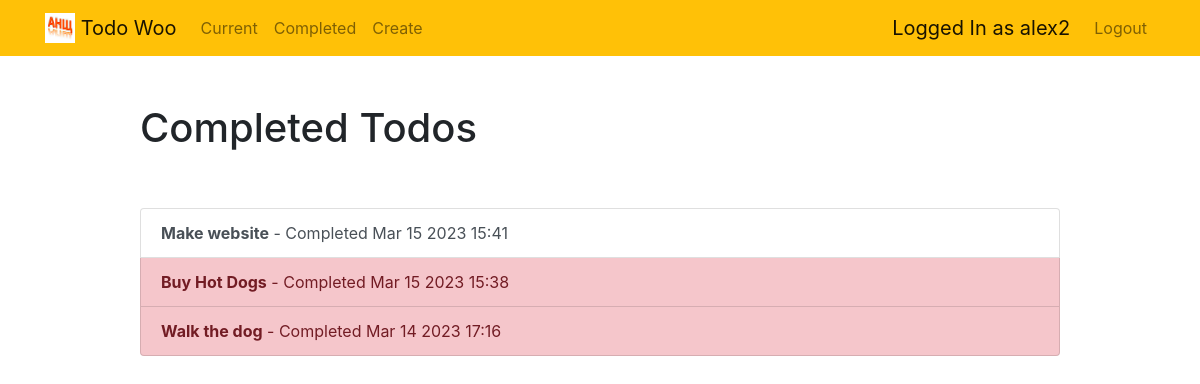
The app's page /completed/ (signed in), older data.
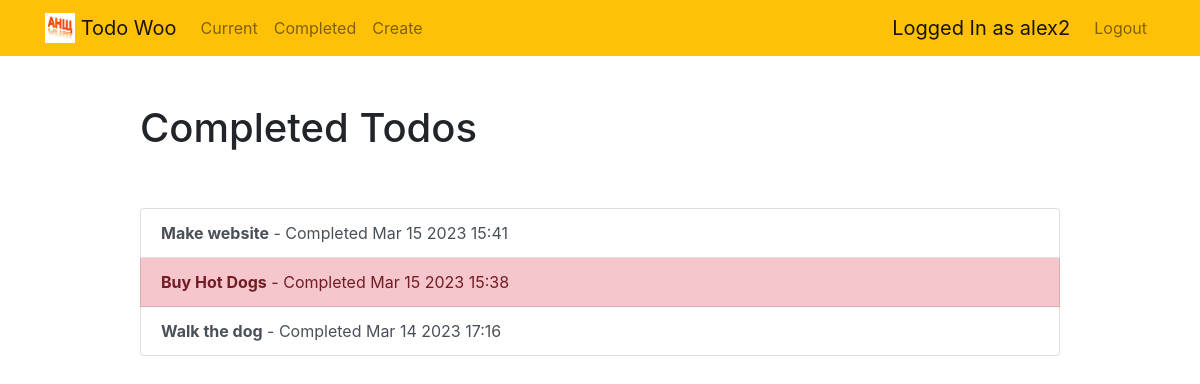
The same page, newer data.
### todo/models.py (models this page shows, shortened)
class Todo(models.Model):
    title = models.CharField(max_length=100)
    memo = models.TextField(blank=True) # blank=True - МОЖЕТ быть пустым
    created = models.DateTimeField(auto_now_add=True) #auto_now_add=True -автозаполнение текущим временем
    datacompleted = models.DateTimeField(null=True, blank=True) # null=True - МОЖЕТ быть пустым
    important = models.BooleanField(default=False) #чекбокс
    user = models.ForeignKey(User, on_delete=models.CASCADE) #внесение в модель ID пользователя-создателя

### todo/views.py (the view)
# urls.py: path('completed/', views.completedtodos, name='completedtodos'),
@login_required #access to this page only registred user
def completedtodos(request):          #отобразится страница с выполнеными todos
        todos = Todo.objects.filter(user=request.user, datacompleted__isnull=False).order_by('-datacompleted')      #передаются  данные объектов модели Todo для текущего юзера (user=request.user)@ исключения вывода НЕзаконченных todo(datacompleted__isnull=False), .order_by('-datacompleted') sorted by datacompleted
        return render (request, 'todo/completedtodos.html', {'todos':todos}) #отобразится страница completedtodos.html и ей передаются  данные объектов модели Todo для текущего юзера

### todo/templates/todo/completedtodos.html
{% extends "todo/base.html" %}
{% block content %}
    <div class="row justify-content-center mt-5">
        <div class="col-md-10">
            <h1>Completed Todos</h1>
        </div>
    </div>
    <div class="row justify-content-center mt-5">
        <div class="col-md-10">
            <div class="list-group">
                {% for todo in todos %}
                    <a href="{% url 'viewtodo' todo.id %}" class="list-group-item list-group-item-action{% if todo.important %} list-group-item-danger{% endif %}">
                    			<b>{{ todo.title }}</b>
                    			- Completed {{ todo.datacompleted|date:'M j Y H:i' }}
                    </a>
                {% endfor %}
            </div>
        </div>
    </div>
{% endblock %}

Row changes from the older to the newer data that the page shows:
changed Todo "Walk the dog": important True → False (drawn)
